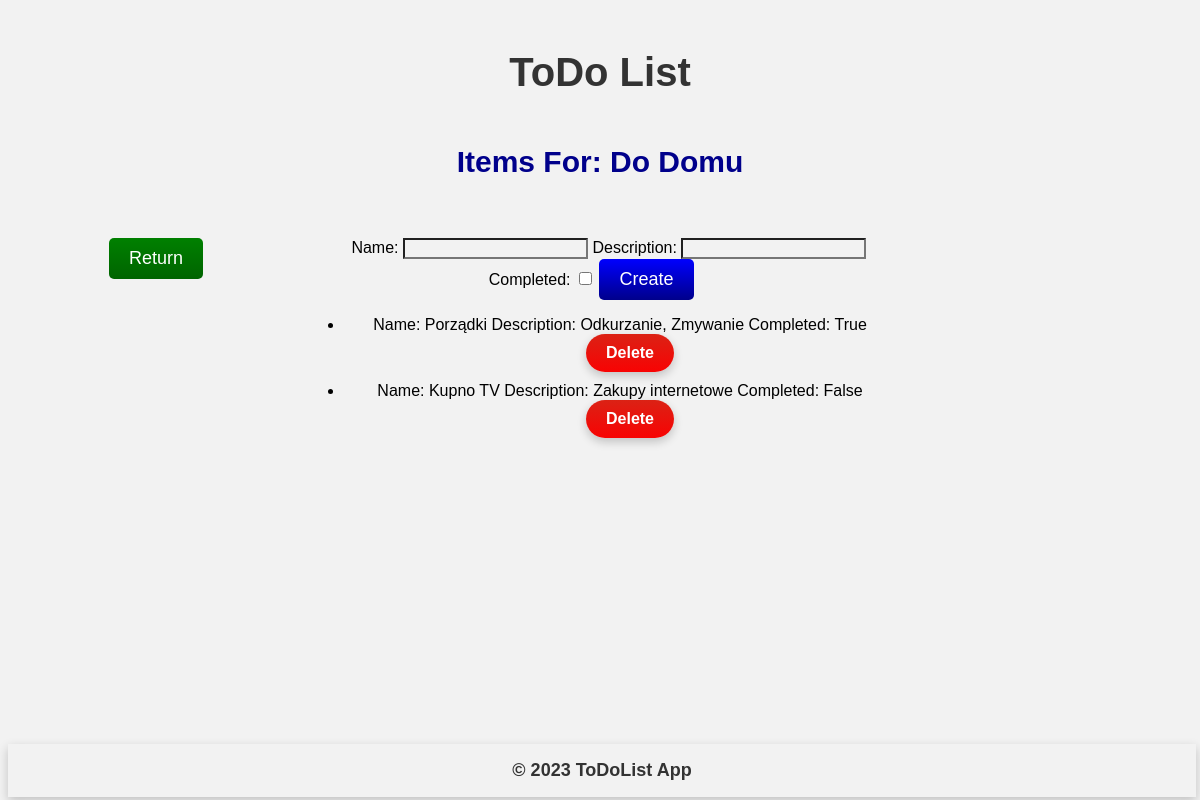
Screenshot of /list/Do Domu/ with the database file from the repository.
### main/models.py (models this page shows, shortened)
class ToDoList(models.Model):
    name = models.CharField(max_length=200)

class Item(models.Model):
    todolist = models.ForeignKey(ToDoList, on_delete=models.CASCADE)
    description = models.CharField(max_length=500,default='')
    text = models.CharField(max_length=300)
    complete = models.BooleanField()

### main/views.py (the view)
# urls.py: path("list/<str:list_name>/",views.createItem,name="list items"),
def createItem(response,list_name):
    list = ToDoList.objects.get(name=list_name)
    if response.method == "POST":
        form = CreateNewItemForList(response.POST)
        if form.is_valid():
            item_name = form.cleaned_data["name"]
            item_description = form.cleaned_data["description"]
            item_completed = form.cleaned_data["completed"]
            try:
                searched = list.item_set.get(text=item_name)
            except Item.DoesNotExist:
                list.item_set.create(text=item_name,description=item_description,complete=item_completed)
            finally:
                searched = None
            return HttpResponseRedirect(f"/list/{list.name}/")
    else:
        form = CreateNewItemForList()
        return render(response,'main/items.html',{"list":list,"form":form})

### main/forms.py
class CreateNewItemForList(forms.Form):
    name = forms.CharField(label="Name",max_length=200)
    description = forms.CharField(label="Description",max_length=400,required=False)
    completed = forms.BooleanField(label="Completed",required=False)

### main/templates/main/items.html (shortened to what this page needs)
{% extends 'main/base.html' %}
{% load static %}
{% block head %}
<link rel ="stylesheet" href="{% static 'items.css' %}">
{% endblock %}
{% block navbar %}
<div class="navbar-title">ToDo List</div>
<div class="navbar-phrase-create_list">
    Items For: {{list.name}}
</div>
{% endblock %}
{% block left-side-content %}
<form method="get" action="/lists/">
    <button type="submit" class = "btn2">
        Return
    </button>
</form>
{% endblock %}
{% block middle-side-content %}
    <form method="post" action="/list/{{list.name}}/item/create/">
        {{form}}
        <button type="submit" class = "btn">
            Create
        </button>
    </form>
    <ul>
        {% for item in list.item_set.all %}
            <li>Name: {{item.text}} Description: {{item.description}} Completed: {{item.complete}}
                <form method="get" action="/list/{{list.name}}/{{item.text}}/delete/">
                    <button type="submit" class = "btn3"> Delete </button>
                </form>
            </li>
        {% endfor %}
    </ul>
{% endblock %}

### main/static/base.css (style rules this page uses)
* { font-family: Arial, sans-serif; background-color: #f2f2f2; box-sizing: border-box; }
form { margin: 3%; display: inline; }
.navbar-title { font-family: Arial, Helvetica, sans-serif; font-size: 36px; font-weight: bold; margin: 50px 0; color: #333; }
.navbar-phrase-create_list { font-family: Arial, Helvetica, sans-serif; font-size: 30px; font-weight: bold; color: darkblue; margin-bottom: 5px; }
.btn { background: linear-gradient(to bottom, blue, darkblue); color: white; border: none; border-radius: 5px; padding: 10px 20px; font-size: 18px; transition: all 0.3s; cursor: pointer; }
.btn2 { background: linear-gradient(to bottom, green, darkgreen); color: white; border: none; border-radius: 5px; padding: 10px 20px; font-size: 18px; transition: all 0.3s; cursor: pointer; }
.btn3 { background: linear-gradient(to bottom, #db2215, #f80303); color: #fff; border: none; border-radius: 25px; padding: 10px 20px; font-size: 1rem; font-weight: bold; box-shadow: 0px 4px 10px rgba(0,0,0,0.2); transition: all 0.3s; margin-bottom: 10px; margin-left: 20px; }

### main/static/items.css (style rules this page uses)
.navbar-title { font-size: 40px; }
button { display: inline; }
.btn3 { background: linear-gradient(to bottom, #db2215, #f80303); color: #fff; border: none; border-radius: 25px; padding: 10px 20px; font-size: 1rem; font-weight: bold; box-shadow: 0px 4px 10px rgba(0,0,0,0.2); transition: all 0.3s; margin-bottom: 10px; margin-left: 20px; }

### rows the page displays
ToDoList: name "Do Domu"
Item: text "Porządki", description "Odkurzanie, Zmywanie", complete "True"
Item: text "Kupno TV", description "Zakupy internetowe", complete "False"
